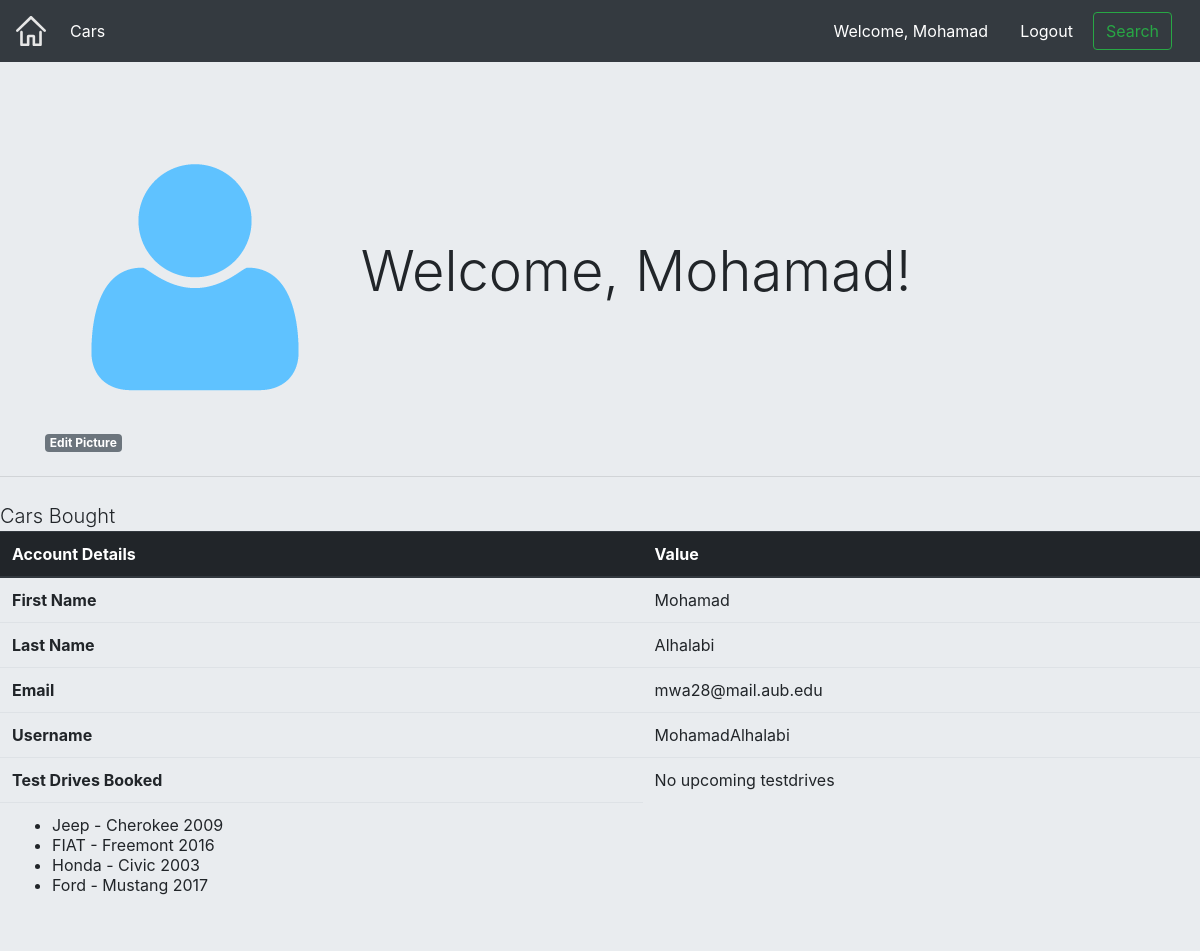
The page /accounts/profile/MohamadAlhalabi on the database as committed earlier.
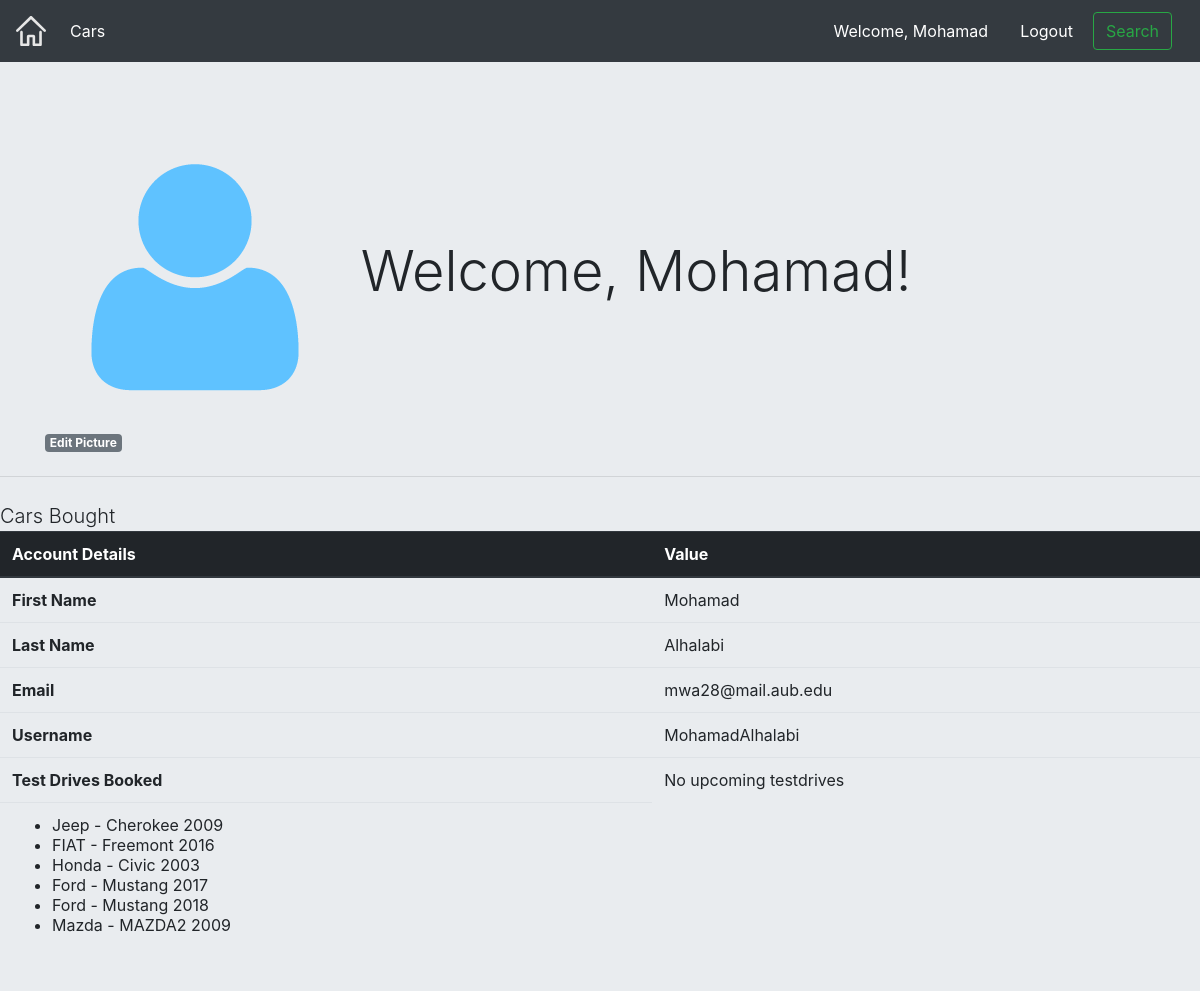
The same page on the database as committed later.
### buy/models.py (models this page shows, shortened)
class BuyModel(models.Model):
    boughtCar = models.CharField(max_length=50000)
    buyer = models.ForeignKey(User, on_delete=models.CASCADE, default=1)

### accounts/views.py (the view)
# urls.py: url(r'^profile/(?P<username>[a-zA-Z0-9]+)$', views.get_user_profile, name='profile'),
def get_user_profile(request, username):
    user = User.objects.get(username=username)
    template_dict = {}
    hasPhoto = False
    try:
        profilephoto = ProfilePhoto.objects.get(userPhoto=user)
        hasPhoto = True
        photo = profilephoto.userImg
        template_dict.update({'photo': photo, 'hasPhoto': hasPhoto})
    except ObjectDoesNotExist:
        hasPhoto = False
    upcoming = []
    boughtCars = []
    testdrive = TDModel.objects.filter(driver=user)
    bought = BuyModel.objects.filter(buyer=user)
    for drive in testdrive:
        if drive.driveDate> timezone.now():
            upcoming.append(drive)
    for car in bought:
        boughtCars.append(car)
    template_dict.update({"user": user, 'upcoming': upcoming, 'boughtCars': boughtCars})
    return render(request, 'accounts/user_profile.html', template_dict)

### templates/accounts/user_profile.html (shortened to what this page needs)
{% extends   'exterior.html' %}
{% load staticfiles %}
{% block login %}
        {% if user.is_authenticated %}
            <a class="nav-item nav-link" href="{% url 'accounts:profile' username=user.username %}" style="color: white; ">Welcome, {{ user.first_name }}</a>
        {% else %}
            <a class="nav-item nav-link" href="{% url 'accounts:login' %}" style="color: white; ">Login</a>
        {% endif %}
    {% endblock %}
    {% block logout %}
        {% if user.is_authenticated %}
            <a  name="logout" class="nav-item nav-link" href="{% url 'accounts:logout' %}" style="color: white; ">Logout</a>
        {% else %}
            <a class="nav-item nav-link" href="{% url 'accounts:register' %}" style="color:white;">Register</a>
        {% endif %}
    {% endblock %}
{% block content %}
    <div class="jumbotron jumbotron-fluid">
  <div class="container">
    <h1 class="display-4">
        {% if hasPhoto %}
            <img src="{{ photo.url }}" style="width: 300px; height: 300px;">
        {% else %}
        <img src="{% static 'img/default-img.png' %}" style="width: 300px;" alt="{{user.username}}">
        {% endif %}
        Welcome, {{ user.first_name }}!
    </h1>
       <a href="{% url 'accounts:addphoto' user.username %}" class="badge badge-secondary">Edit Picture</a>
  </div>
    <hr class="my-4">
        <p class="lead">
        <table class="table">
        <thead class="thead-dark">
        <tr>
            <th scope="col">Account Details</th>
            <th scope="col">Value</th>
    </tr>
  </thead>
  <tbody>
    <tr>
      <th scope="row">First Name</th>
      <td>{{user.first_name}}</td>
    </tr>
    <tr>
      <th scope="row">Last Name</th>
      <td>{{user.last_name}}</td>
    </tr>
    <tr>
      <th scope="row">Email</th>
      <td>{{user.email}}</td>
    </tr>
  <tr>
      <th scope="row">Username</th>
      <td>{{user.username}}</td>
    </tr>
  <tr>
      <th scope="row">Test Drives Booked</th>
  <td>
  {% if upcoming %}
       <ul>
      {% for drive in upcoming %}
          <li>{{ drive.driveCar }} reserved on {{drive.driveDate}} <a class="badge badge-danger" href="{% url 'testdrive:delete' drive.pk %}">Cancel</a></li>
      {% endfor %}
      </ul>
      {% else %}
      No upcoming testdrives
  {% endif %}
  </td>
    </tr>
   <tr>
      <thp scope="row">Cars Bought</thp>
  <td>
  {% if boughtCars %}
       <ul>
      {% for car in boughtCars %}
          <li> {{ car.boughtCar }}</li>
      {% endfor %}
      </ul>
      {% else %}
      No bought cars
  {% endif %}
  </td>
    </tr>
  </tbody>
</table>
</div>
{% endblock %}

Rows that differ between the two databases and show on the page:
added BuyModel: boughtCar "Ford - Mustang 2018"
added BuyModel: boughtCar "Mazda - MAZDA2 2009"
